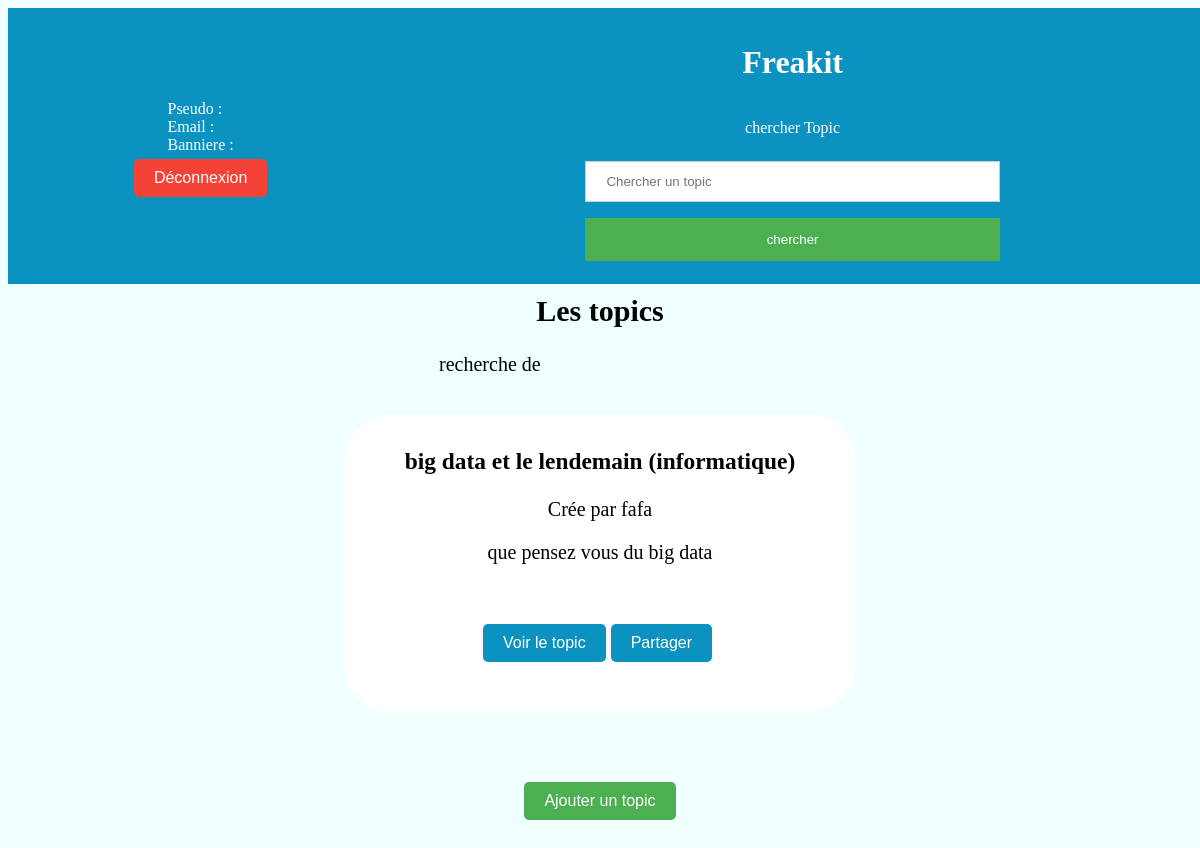
The page /chercher_topic.php on the database its author committed.
### tables this page shows
CREATE TABLE IF NOT EXISTS `topic` (
  `id` int(11) NOT NULL AUTO_INCREMENT,
  `pseudo` varchar(255) NOT NULL,
  `categorie` varchar(255) NOT NULL,
  `titre` varchar(255) NOT NULL,
  `message` text NOT NULL,
  `etat` varchar(255) NOT NULL DEFAULT 'ouvert',
  `date` datetime NOT NULL DEFAULT CURRENT_TIMESTAMP,
  PRIMARY KEY (`id`)
);

### chercher_topic.php (the view, shortened to what this page needs)
<!DOCTYPE html>
<html>
<head>
    <link rel='stylesheet' type='text/css' media='screen' href='style.css'>
</head>
<body>
    <div class="header">
        <div class="left_header">
            <div class="user_information">
                <span> Pseudo : <?php echo $_SESSION['pseudo'];?> </span>
                <span> Email : <?php echo $_SESSION['email'];?> </span>
                <span> Banniere : <?php echo $_SESSION['banniere'];?> </span>
            </div>
            <div class="action_button">
                <a href="deconnexion.php">
                    <button class="logout-btn">
                        <i class="fas fa-sign-out-alt"></i> Déconnexion
                    </button>
                </a>
            </div>
        </div>
        <div class="right_header">
            <h1>Freakit</h1>
            <p>chercher Topic</p>
            <form action="chercher_topic" style="width: 50%;" method="post">
            <input type="text" id="chercher" placeholder="Chercher un topic" name="chercher" required>
                <br>
            <input type="submit" value="chercher">
            </form>
        </div>
    </div>
    <div class="main">
            <div class="title">
                Les topics
            </div>
            <div class="topic_parent">
                <?php
                include 'bd.php';
                $chercher = $_POST['chercher'];
                $requete = "SELECT * FROM topic where titre LIKE '%$chercher%'";
                $resultat = $conn->query($requete);
                echo ' recherche de <h3>  '. $chercher .'</h3>';
                if ($resultat) {
                    if ($resultat->num_rows > 0) {
                        while ($row = $resultat->fetch_assoc()) {
                            echo '
                            <div class="topic_enfant">
                                <h3>'. $row['titre'] .' ('. $row['categorie'] .') </h3>
                                <span class="createur">Crée par '. $row['pseudo'] .'</span>
                                <p> '. $row['message'] .'
                                </p>
                                <div class="buttons_actions">
                                    <a href="message.php?id='. $row['id'] .'&pseudo='. $row['pseudo'] .'&titre='. $row['titre'] .'&message='. $row['message'] .'&date='. $row['date'] .'&etat='. $row['etat'] .'">
                                        <button class="btn">
                                            Voir le topic
                                        </button>
                                    </a>
                                    <button class="btn">
                                        Partager
                                    </button>
                                </div>
                            </div>';
                        }
                    }
                    else{
                        echo '0 topic';
                    }
                }?>
            </div>
            <div class="buttons_actions">
                <a href="ajouter_topic.php">
                    <button class="ajouter_topic">
                        Ajouter un topic
                    </button>
                </a>
            </div>
    </div>
</body>
</html>

### style.css (style rules this page uses)
body { background-color: azure; display: block; }
form { margin: 0 auto; width: 300px; }
input, select, textarea { width: 100%; padding: 12px 20px; margin: 8px 0; display: inline-block; border: 1px solid #ccc; box-sizing: border-box; }
input[type="submit"] { background-color: #4CAF50; color: white; padding: 14px 20px; margin: 8px 0; border: none; cursor: pointer; width: 100%; }
.main { display: flex; flex-direction: column; align-items: center; justify-content: center; width: 70%; margin: 0 auto; }
.header { display: flex; flex-direction: row; padding: 15px; background-color: #0c92c1; color: white; width: 100%; justify-content: space-between; align-items: center; }
.left_header { display: flex; flex-direction: column; width: 30%; align-items: center; }
.right_header { display: flex; flex-direction: column; width: 70%; align-items: center; }
.user_information { display: flex; flex-direction: column; margin: 5px; }
.logout-btn { display: inline-block; padding: 10px 20px; font-size: 16px; border: none; border-radius: 5px; background-color: #f44336; color: #fff; cursor: pointer; transition: background-color 0.3s ease; }
.title { text-align: center; padding: 10px; font-size: 30px; font-weight: 700; }
.topic_parent { display: flex; justify-content: space-around; font-size: 20px; margin: 15px; flex-wrap: wrap; }
.topic_enfant { display: flex; flex-direction: column; align-items: center; margin: 15px; background-color: white; border-radius: 47px; padding: 10px; width: 100%; }
.ajouter_topic { display: inline-block; padding: 10px 20px; font-size: 16px; border: none; border-radius: 5px; background-color: #4CAF50; color: #fff; cursor: pointer; transition: background-color 0.3s ease; }
.buttons_actions { display: flex; flex-direction: row; justify-content: space-around; align-items: center; margin: 40px; }
.btn { border-radius: 5px; background-color: #0c92c1; color: #fff; cursor: pointer; transition: background-color 0.3s ease; margin-right: 5px; display: inline-block; padding: 10px 20px; font-size: 16px; border: none; }

### rows shown on the page
topic: titre "big data et le lendemain", categorie "informatique", pseudo "fafa", message "que pensez vous du big data"
